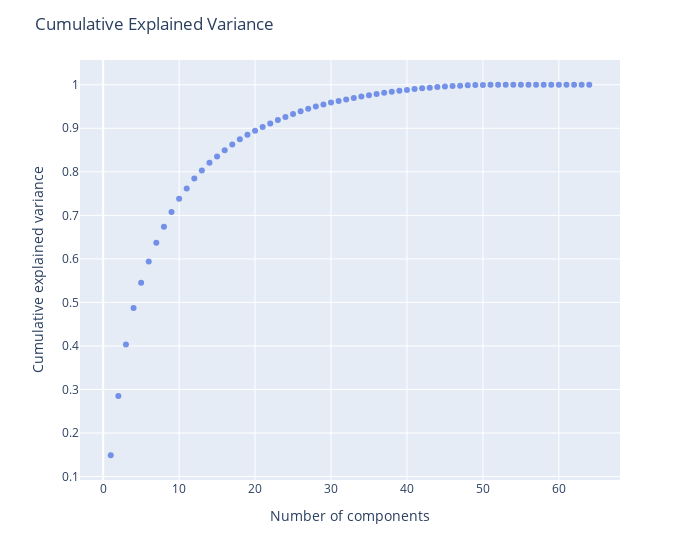

Source (notebook cell):
### Code cell
# Plot Cumulative Explained Variance
fig2 = px.scatter(
    x=components, y=cumulative_variance
)
fig2.update_traces(
    marker=dict(size=6, opacity=0.7, color='royalblue'),
    hovertemplate='Component: %{x}<br>Cumulative Explained Variance: %{y:.3f}'
)
fig2.update_layout(
    title='Cumulative Explained Variance',
    xaxis_title='Number of components',
    yaxis_title='Cumulative explained variance',
    width=700
)
fig2.show()

### Figure 1 — Plotly figure (JSON) as saved in the notebook; plotly's stock layout.template omitted (floating-point values rounded to 4 significant figures)
{"data": [{"hovertemplate": "Component: %{x}<br>Cumulative Explained Variance: %{y:.3f}", "legendgroup": "", "marker": {"color": "royalblue", "opacity": 0.7, "size": 6, "symbol": "circle"}, "mode": "markers", "name": "", "orientation": "v", "showlegend": false, "type": "scatter", "x": [1, 2, 3, 4, 5, 6, 7, 8, 9, 10, 11, 12, 13, 14, 15, 16, 17, 18, 19, 20, 21, 22, 23, 24, 25, 26, 27, 28, 29, 30, 31, 32, 33, 34, 35, 36, 37, 38, 39, 40, 41, 42, 43, 44, 45, 46, 47, 48, 49, 50, 51, 52, 53, 54, 55, 56, 57, 58, 59, 60, 61, 62, 63, 64], "xaxis": "x", "y": [0.1489, 0.2851, 0.403, 0.4871, 0.545, 0.5941, 0.6373, 0.6739, 0.7074, 0.7382, 0.762, 0.7847, 0.8029, 0.8206, 0.8353, 0.8494, 0.8626, 0.8751, 0.8852, 0.8943, 0.9032, 0.9112, 0.9188, 0.9261, 0.933, 0.939, 0.9447, 0.9499, 0.9548, 0.9591, 0.9628, 0.9664, 0.9697, 0.973, 0.9761, 0.979, 0.9816, 0.9839, 0.9861, 0.9882, 0.9901, 0.9917, 0.9932, 0.9946, 0.9958, 0.9968, 0.9978, 0.9986, 0.9991, 0.9995, 0.9998, 0.9998, 0.9999, 0.9999, 1.0, 1.0, 1.0, 1.0, 1.0, 1.0, 1.0, 1.0, 1.0, 1.0], "yaxis": "y"}], "layout": {"legend": {"tracegroupgap": 0}, "margin": {"t": 60}, "title": {"text": "Cumulative Explained Variance"}, "width": 700, "xaxis": {"anchor": "y", "domain": [0, 1], "title": {"text": "Number of components"}}, "yaxis": {"anchor": "x", "domain": [0, 1], "title": {"text": "Cumulative explained variance"}}}}
